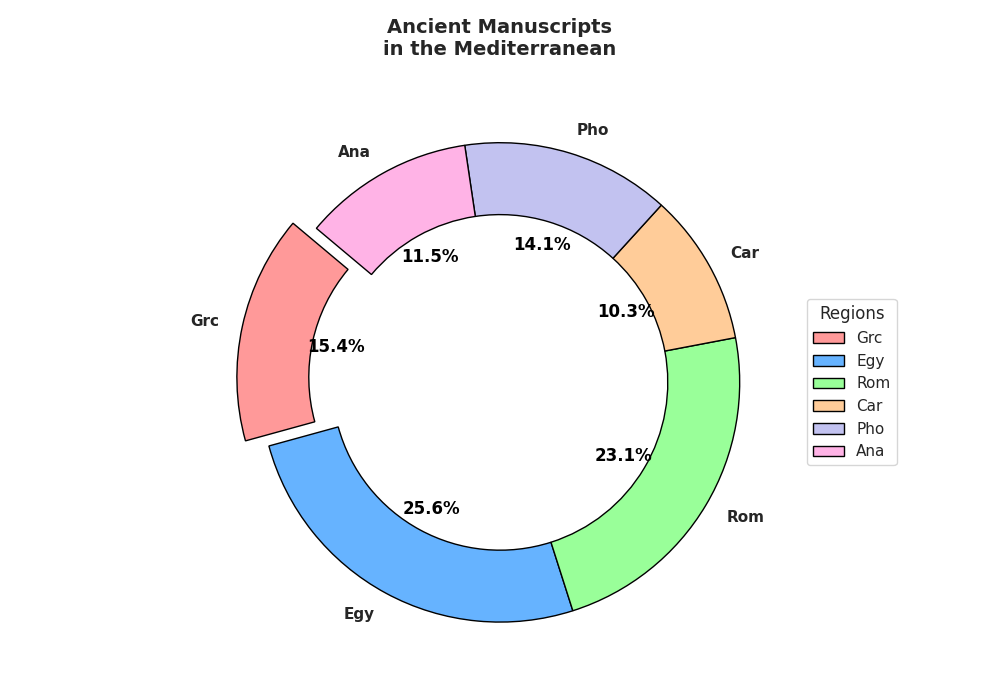

Recreate this plot in Python.
import matplotlib.pyplot as plt

regions = ['Grc', 'Egy', 'Rom', 'Car', 'Pho', 'Ana']
manuscripts = [120, 200, 180, 80, 110, 90]
colors = ['#ff9999', '#66b3ff', '#99ff99', '#ffcc99', '#c2c2f0', '#ffb3e6']
explode = (0.1, 0, 0, 0, 0, 0)

fig, ax = plt.subplots(figsize=(10, 7))
wedges, texts, autotexts = ax.pie(manuscripts, labels=regions, autopct='%1.1f%%', startangle=140,
                                  colors=colors, explode=explode, wedgeprops=dict(width=0.3, edgecolor='black'))

for text in texts:
    text.set_size(11)
    text.set_fontweight('bold')
for autotext in autotexts:
    autotext.set_color('black')
    autotext.set_weight('bold')

plt.title('Ancient Manuscripts\nin the Mediterranean', fontsize=14, fontweight='bold', pad=20)
plt.tight_layout()
plt.legend(wedges, regions, title="Regions", loc="center left", bbox_to_anchor=(1, 0, 0.5, 1))
plt.show()
